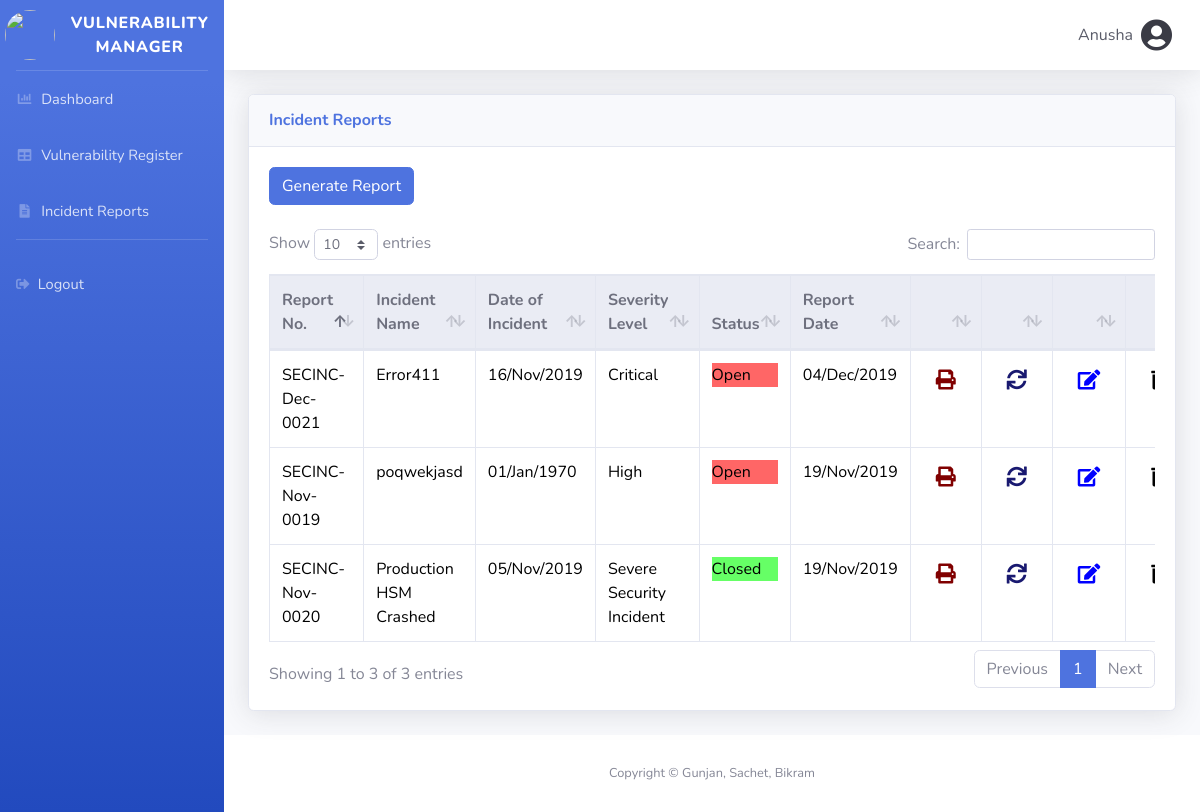
The app's page /report.php (signed in) with its own data.
### tables this page shows
CREATE TABLE `reports` (
  `reid` int(4) UNSIGNED ZEROFILL NOT NULL,
  `prefix` varchar(60) NOT NULL,
  `premonth` varchar(60) NOT NULL,
  `reno` varchar(60) NOT NULL,
  `cname` varchar(60) NOT NULL,
  `cemail` varchar(60) NOT NULL,
  `bunit` varchar(60) NOT NULL,
  `bcountry` varchar(60) NOT NULL,
  `iname` varchar(60) NOT NULL,
  `idate` varchar(60) NOT NULL,
  `ireportdate` varchar(60) NOT NULL,
  `iseverity` varchar(60) NOT NULL,
  `istatus` tinyint(1) DEFAULT NULL,
  `idetails` text DEFAULT NULL,
  `rootcause` text DEFAULT NULL,
  `implications` text DEFAULT NULL,
  `risks` text DEFAULT NULL,
  `mitigating` text DEFAULT NULL,
  `comments` text DEFAULT NULL
);

### report.php (the view, shortened to what this page needs)
<?php
include('includes/header.php');
include('includes/navbar.php');
?>
<div class="container-fluid">
<div class="card shadow mb-4">
            <div class="card-header py-3">
              <h6 class="m-0 font-weight-bold text-primary">Incident Reports</h6>
            </div>
            <div class="card-body">
            <a class="btn btn-primary" role="button"  href="addreport.php">Generate Report</a>
            <br><br>
              <div class="table-responsive">
              <table class="table table-hover table-bordered" id="dataTable" width="100%" cellspacing="0">
                <thead class="thead-light">
                    <tr>
                        <th scope="col">Report No.</th>
                        <th scope="col">Incident Name</th>
                        <th scope="col">Date of Incident</th>
                        <th scope="col">Severity Level</th>
                        <th scope="col">Status</th>
                        <th scope="col">Report Date</th>
                        <th></th>
                        <th></th>
                        <th></th>
                        <th></th>
                    </tr>
                </thead>
                <tbody>
                <?php
                  require 'dbc.php';
                  $query = "SELECT * FROM reports";
                  $stmt = mysqli_stmt_init($connection);
                  mysqli_stmt_prepare($stmt, $query);
                  mysqli_stmt_execute($stmt);
                  $result = mysqli_stmt_get_result($stmt);
                  while($row = mysqli_fetch_assoc($result))
                  {
                    ?>
                    <tr>
                      <td style="color:black;" width="0"><?php echo $row['reno']; ?></td>
                      <td style="color:black;" width="0"><?php echo $row['iname']; ?></td>
                      <td style="color:black;" width="0"><?php echo $row['idate']; ?></td>
                      <td style="color:black;" width="0"><?php echo $row['iseverity']; ?></td>
                      <td style="color:black;" width="0">
                      <?php
                      if($row['istatus']===0)
                      {echo '<div style="background-color:#66FF66;">Closed</div>';}
                      else
                      {echo '<div style="background-color:#FF6666;">Open</div>';}
                      ?>
                      </td>
                      <td style="color:black;" width="0"><?php echo $row['ireportdate']; ?></td>
                      <td width="1" align="right">
                      <form action="print.php" method="POST">
                      <center><button type="submit" data-toggle="tooltip" title="Print Report / See Details" name="printreport" class="btn simple-tooltip">
                      <i class="fas fa-print" style="font-size:20px;color:maroon;"></i></button></center>
                      </form>
                      </td>
                      <td width="1" align="right">
                          <form action="code.php" method="POST">
                          <center><button type="submit" title="Change Status" name="chngreportstatususer" class="btn simple-tooltip">
                          <i class="fas fa-sync" style="font-size:20px;color:midnightblue"></i></button></center>
                          </form>
                      </td>
                      <td width="1" align="right">
                        <form action="editreport.php" method="POST">
                        <center><button type="submit" data-toggle="tooltip" title="Edit Report" name="editreportbtn" class="btn simple-tooltip">
                        <i class="fas fa-edit" style="font-size:20px;color:blue;"></i></button></center>
                        </form>
                      </td>
                      <td width="1" align="right">
                      <form action="code.php" method="POST">
                      <center><button type="submit" data-toggle="tooltip" title="Delete Report" name="deletereportuser" class="btn simple-tooltip">
                      <i class="fas fa-trash-alt" style="font-size:20px;color:black;"></i></button></center>
                      </form>
                      </td>
                    </tr>
                    <?php
                  }
                  ?>
                </tbody>
              </table>
              </div>
            </div>
          </div>
</div>
<?php
include('includes/footer.php');
?>

### includes/header.php (shortened to what this page needs)
<!DOCTYPE html>
<html lang="en">
<head>
  <link href="vendor/fontawesome-free/css/all.min.css" rel="stylesheet" type="text/css">
  <link href="css/sb-admin-2.min.css" rel="stylesheet">
  <link href="vendor/datatables/dataTables.bootstrap4.min.css" rel="stylesheet">
  <link href="css/tipped.css" rel="stylesheet">
</head>
<body id="page-top">
  <div id="wrapper">

### includes/navbar.php (shortened to what this page needs)
    <ul class="navbar-nav bg-gradient-primary sidebar sidebar-dark accordion" id="accordionSidebar">
      <a class="sidebar-brand d-flex align-items-center justify-content-center" href="index.php">
        &nbsp;<img class="rounded-circle" src="img/vmlogo.jpg" style="width:50px;height:50px;">
        <div class="sidebar-brand-text mx-3">Vulnerability Manager</div>
      </a>
      <hr class="sidebar-divider my-0">
      <li class="nav-item">
        <a class="nav-link" href="index.php">
          <i class="fas fa-fw fa-chart-bar"></i>
          <span style="font-size: 11pt;">Dashboard</span></a>
      </li>
      <li class="nav-item">
        <a class="nav-link" href="table.php">
          <i class="fas fa-fw fa-table"></i>
          <span style="font-size: 11pt;">Vulnerability Register</span></a>
      </li>
      <li class="nav-item">
        <a class="nav-link" href="report.php">
          <i class="fas fa-fw fa-file-alt"></i>
          <span style="font-size: 11pt;">Incident Reports</span></a>
      </li>
      <hr class="sidebar-divider d-none d-md-block">
      <li class="nav-item">
        <a class="nav-link" href="#" data-toggle="modal" data-target="#logoutModal">
            <i class="fas fa-sign-out-alt"></i>
            <span style="font-size: 11pt;">Logout</span></a>
      </li>
    </ul>
              <div id="content-wrapper" class="d-flex flex-column">
<div id="content">
  <nav class="navbar navbar-expand navbar-light bg-white topbar mb-4 static-top shadow">
    <ul class="navbar-nav ml-auto">
      <li class="nav-item dropdown no-arrow">
        <a class="nav-link dropdown-toggle" href="#" id="userDropdown" role="button" data-toggle="dropdown" aria-haspopup="true" aria-expanded="false">
          <span class="mr-2 d-none d-lg-inline text-gray-800">
          <?php echo $_SESSION['user']; ?>
          </span>
          <i class="fas fa-user-circle fa-2x text-gray-900"></i>
          </a>
      </li>
    </ul>
  </nav>

### includes/footer.php
      <footer class="sticky-footer bg-white">
        <div class="container my-auto">
          <div class="copyright text-center my-auto">
            <span>Copyright &copy; Gunjan, Sachet, Bikram</span>
          </div>
        </div>
      </footer>
    </div>
</body>
</html>

### records on screen
reports: reno "SECINC-Nov-0019", iname "poqwekjasd", idate "01/Jan/1970", iseverity "High", istatus "Open", ireportdate "19/Nov/2019"
reports: reno "SECINC-Nov-0020", iname "Production HSM Crashed", idate "05/Nov/2019", iseverity "Severe Security Incident", istatus "Closed", ireportdate "19/Nov/2019"
reports: reno "SECINC-Dec-0021", iname "Error411", idate "16/Nov/2019", iseverity "Critical", istatus "Open", ireportdate "04/Dec/2019"

### other values on screen
$_SESSION['user'] "Anusha"
